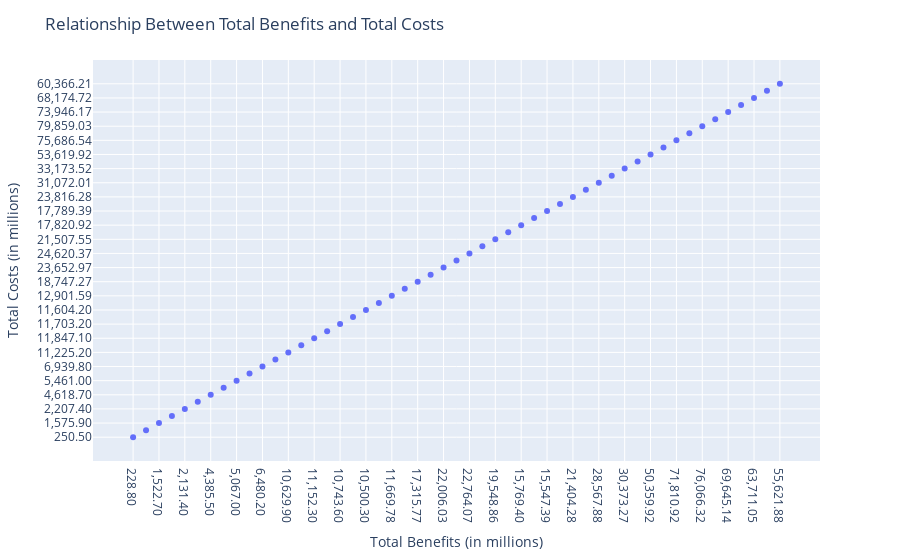

Notebook code for this chart:
### Markdown cell above
- Create a scatterplot to show the relationship bewtween the total benefits and total costs

### Code cell
df = pd.read_csv(r'C:\Users\kevin\OneDrive\Desktop\Coding Temple\Week 4 (Python)\SNAP_history_1969_2019.csv')

plt = px.scatter(df, x='Total Benefits(M)', y='Total Costs(M)', hover_data=df.columns)

plt.update_layout(
    title="Relationship Between Total Benefits and Total Costs",
    xaxis_title="Total Benefits (in millions)",
    yaxis_title="Total Costs (in millions)",)

plt.show()

### Figure 1 — Plotly figure (JSON) as saved in the notebook; plotly's stock layout.template omitted (floating-point values rounded to 4 significant figures; data arrays with more than 128 entries replaced by an {"elided": "..."} marker saying what was removed)
{"data": [{"customdata": {"elided": "51x4 mixed values"}, "hovertemplate": "Total Benefits(M)=%{x}<br>Total Costs(M)=%{y}<br>Fiscal Year=%{customdata[0]}<br>Average Participation=%{customdata[1]}<br>Average Benefit Per Person=%{customdata[2]}<br>Other Costs=%{customdata[3]}<extra></extra>", "legendgroup": "", "marker": {"color": "#636efa", "symbol": "circle"}, "mode": "markers", "name": "", "orientation": "v", "showlegend": false, "type": "scatter", "x": ["228.80", "549.70", "1,522.70", "1,797.30", "2,131.40", "2,718.30", "4,385.50", "5,326.50", "5,067.00", "5,139.20", "6,480.20", "8,720.90", "10,629.90", "10,208.30", "11,152.30", "10,696.10", "10,743.60", "10,605.20", "10,500.30", "11,149.10", "11,669.78", "14,142.79", "17,315.77", "20,905.68", "22,006.03", "22,748.58", "22,764.07", "22,440.11", "19,548.86", "16,890.49", "15,769.40", "14,983.32", "15,547.39", "18,256.20", "21,404.28", "24,618.89", "28,567.88", "30,187.35", "30,373.27", "34,608.40", "50,359.92", "64,702.16", "71,810.92", "74,619.34", "76,066.32", "69,998.84", "69,645.14", "66,539.27", "63,711.05", "60,916.85", "55,621.88"], "xaxis": "x", "y": ["250.50", "576.90", "1,575.90", "1,866.70", "2,207.40", "2,837.50", "4,618.70", "5,685.50", "5,461.00", "5,519.70", "6,939.80", "9,206.50", "11,225.20", "10,836.70", "11,847.10", "11,578.80", "11,703.20", "11,638.40", "11,604.20", "12,316.80", "12,901.59", "15,447.26", "18,747.27", "22,462.34", "23,652.97", "24,493.45", "24,620.37", "24,330.99", "21,507.55", "18,988.32", "17,820.92", "17,054.02", "17,789.39", "20,637.02", "23,816.28", "27,099.03", "31,072.01", "32,903.06", "33,173.52", "37,639.64", "53,619.92", "68,283.47", "75,686.54", "78,411.10", "79,859.03", "74,060.33", "73,946.17", "70,913.55", "68,174.72", "65,446.40", "60,366.21"], "yaxis": "y"}], "layout": {"legend": {"tracegroupgap": 0}, "margin": {"t": 60}, "title": {"text": "Relationship Between Total Benefits and Total Costs"}, "xaxis": {"anchor": "y", "domain": [0, 1], "title": {"text": "Total Benefits (in millions)"}}, "yaxis": {"anchor": "x", "domain": [0, 1], "title": {"text": "Total Costs (in millions)"}}}}
